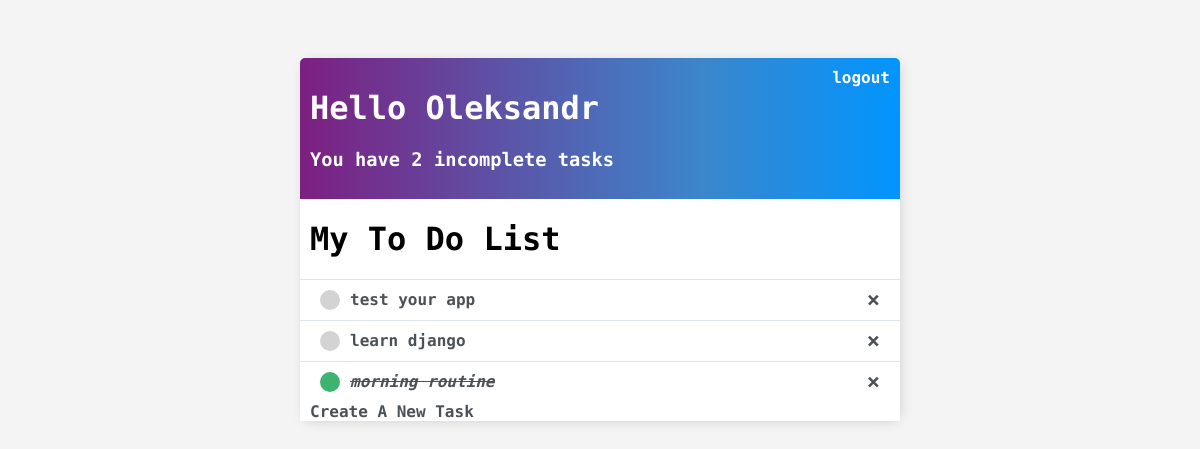
The app's page / (signed in), older data.
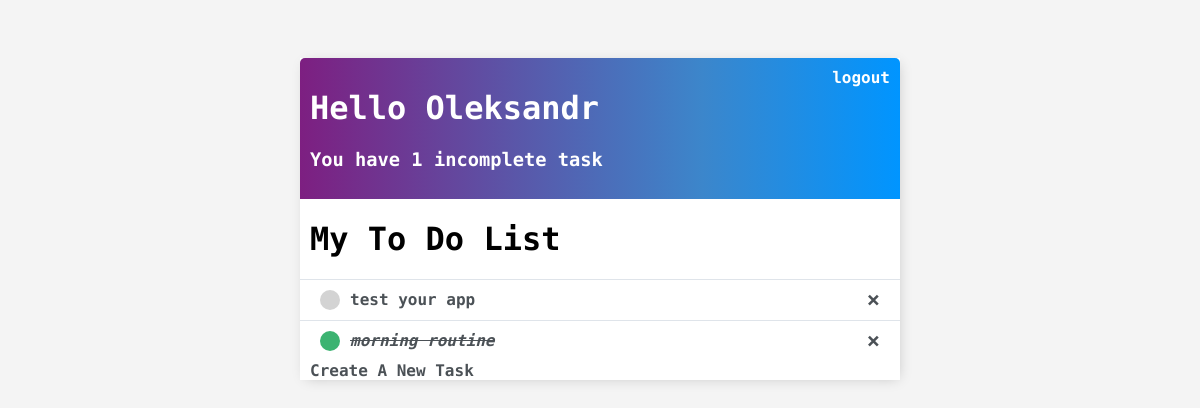
The same page, newer data.
### base/models.py (models this page shows, shortened)
class Task(models.Model):
    user = models.ForeignKey(User, on_delete=models.CASCADE, null=True, blank=True)
    title = models.CharField(max_length=200)
    description = models.TextField(null=True, blank=True)
    complete = models.BooleanField(default=False)
    create = models.DateTimeField(auto_now_add=True)
    class Meta:
        ordering = ['complete', '-create']

### base/views.py (the view)
# urls.py: path('', TaskList.as_view(), name='tasks'),
class TaskList(LoginRequiredMixin, ListView):
    model = Task
    template_name = 'base/task_list.html'
    context_object_name = 'tasks'
    def get_context_data(self, *, object_list=None, **kwargs):
        context = super().get_context_data(**kwargs)
        context['tasks'] = context['tasks'].filter(user=self.request.user)
        context['count'] = context['tasks'].filter(complete=False).count()
        return context

### base/templates/base/task_list.html
{% extends 'base/main.html' %}
{% block content %}
    <div class="header-bar">
    <div>
        <h1>Hello {{ request.user.username|title }}</h1>
        <h3>You have {{ count }} incomplete task{{ count|pluralize:"s" }}</h3>
    </div>
        {% if request.user.is_authenticated %}
            <a href="{% url 'logout' %}">logout</a>
        {% else %}
            <a href="{% url 'login' %}">login</a>
        {% endif %}
    </div>
<h1 style="padding-left: 10px">
    My To Do List
</h1>
<div class="task-items-wrapper">
    {% for task in tasks %}
    <div class="task-wrapper">
        <div class="task-title">
            {% if task.complete %}
                <div class="task-complete-icon"></div>
                <div>
                <s><i><a href="{% url 'task-update' task.id %}">{{ task.title }}</a></i></s>
                </div>
            {% else %}
                <div class="task-incomplete-icon"></div>
                <div>
                <a href="{% url 'task-update' task.id %}">{{ task.title }}</a>
                </div>
            {% endif %}
        </div>
    <div class="delete-task">
        <a href="{% url 'task-delete' task.id %}">&#215;</a>
    </div>
    </div>
    {% endfor %}
</div>
<a href="{% url 'task-create' %}">
    Create A New Task
</a>
{% endblock content %}

### base/templates/base/main.html (shortened to what this page needs)
<!DOCTYPE html>
<html lang="en">
<head>
</head>
<body>
<div class="container">
    {% block content  %}
    {% endblock content %}
</div>
</body>
</html>

### base/templates/base/main.html (style rules this page uses)
body { background-color: #f4f4f4; font-family: 'Roboto Mono', monospace, sans-serif; padding-top: 50px; }
a, p { color: #4b5156 }
a { font-weight: 600; }
.container { max-width: 600px; margin: auto; background-color: #fff; -webkit-box-shadow: 2px 2px 13px -4px rgba(0, 0, 0, 0.21); box-shadow: 2px 2px 13px -4px rgba(0, 0, 0, 0.21); }
.header-bar { display: flex; justify-content: space-between; color: #fff; padding: 10px; border-radius: 5px 5px 0 0; background: linear-gradient(90deg, rgba(125,31,129,1) 0%, rgba(60,134,203,1) 67%, rgba(0,149,255,1) 100%); }
.header-bar a { color: white; text-decoration: none; }
.task-wrapper { display: flex; align-items: center; justify-content: space-between; background-color: #fff; border-top: 1px solid #dfe4ea; overflow: hidden; }
.task-title { display: flex; padding: 10px; }
.task-complete-icon { border-radius: 50%; background-color: mediumseagreen; height: 20px; width: 20px; }
.task-incomplete-icon { border-radius: 50%; background-color: lightgrey; height: 20px; width: 20px; }
.task-title, a { text-decoration: none; color: #4b5156; margin-left: 10px; }
.delete-task { text-decoration: none; font-weight: 900; color: #cf4949; font-size: 22px; line-height: 0; padding: 20px; }

Row changes from the older to the newer data that the page shows:
removed Task: title "learn django"
Text that changed along with them:
{{ count }}: "2" → "1"
